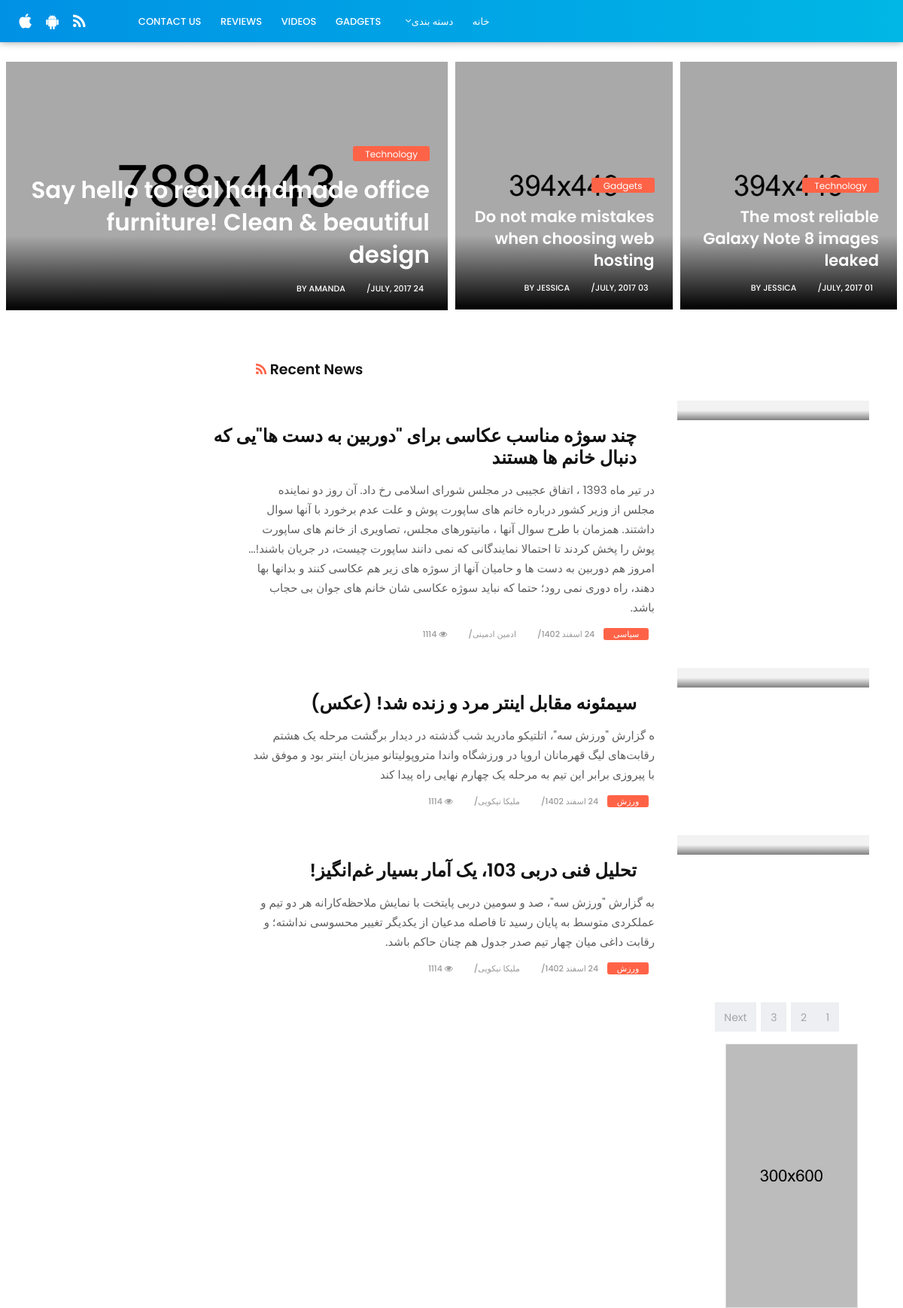
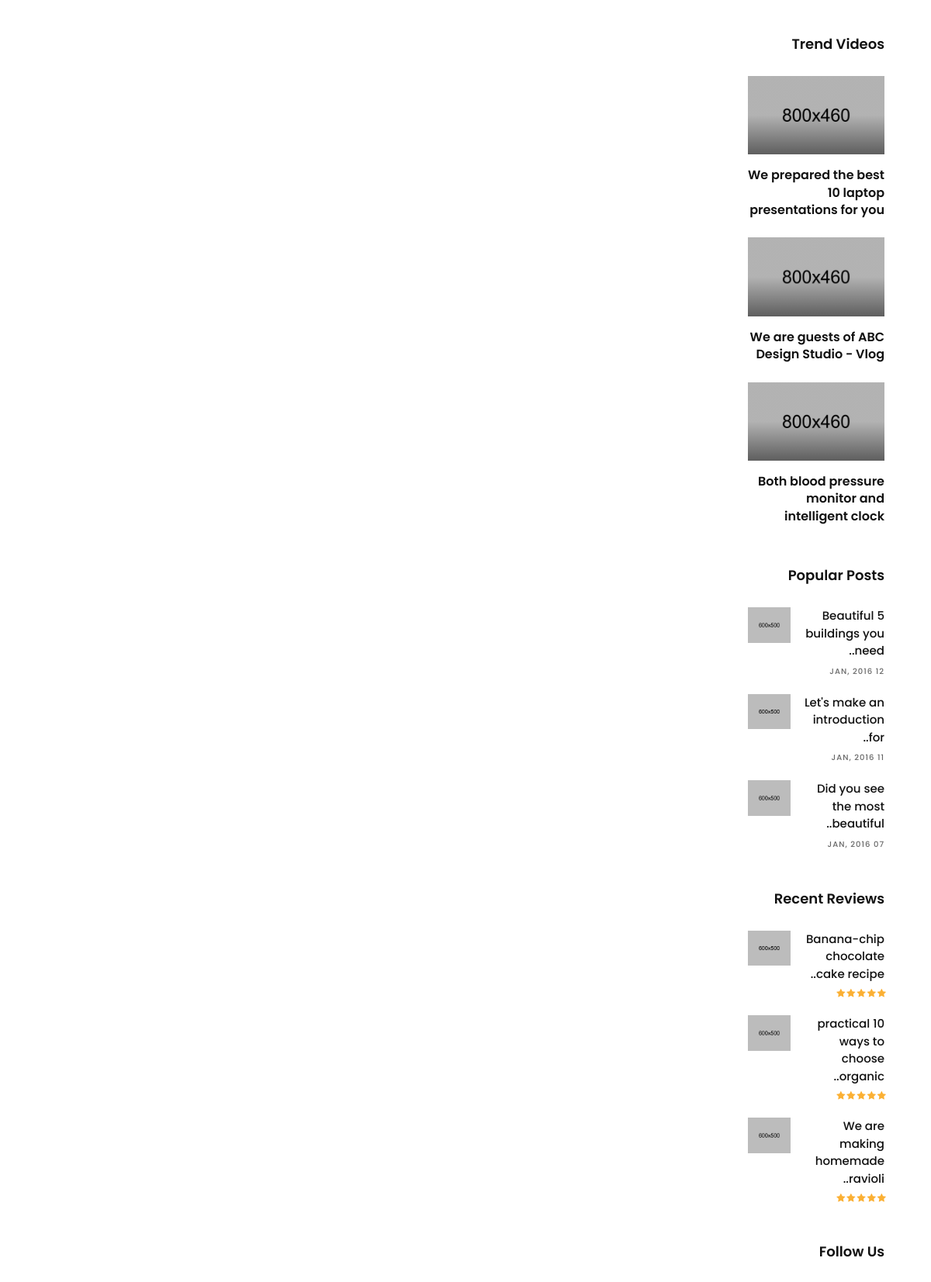
Page /news/ (upper part) on the committed database (2 pictures, top to bottom).
### news/models.py (models this page shows, shortened)
class Post(models.Model):
    STATUS_CHOICES = (
        ('draft','پیش نویس'),
        ('published','منتشر شده')
    )
    thumbnail = models.ImageField(upload_to= 'images',null= True, blank=True)
    category=models.ForeignKey(Category,on_delete=models.PROTECT,verbose_name='دسته بندی',null=True)
    title = models.CharField(max_length = 250,verbose_name = 'عنوان خبر')
    slug = models.SlugField(max_length = 500, unique_for_date = 'publish')
    body = models.TextField(verbose_name='متن خبر',null=True,blank = True)
    publish = models.DateTimeField(default = timezone.now,verbose_name='تاریخ انتشار')
    created=models.DateTimeField(auto_now_add =timezone.now )
    updated=models.DateTimeField(auto_now=timezone.now)
    status=models.CharField(max_length=15,default = 'draft',choices=STATUS_CHOICES,verbose_name='وضعیت')
    author=models.ForeignKey(User,on_delete=models.SET_DEFAULT,default = 1,verbose_name='نویسنده')
    price = models.DecimalField(max_digits=5, decimal_places=2, null = True, blank = True)
    def jalali_publish(self):
        return utils.jalali_converter(self.publish)
    jalali_publish.short_description='تاریخ انتشار '
    def jalali_created(self):
        return utils.jalali_converter(self.created)
    jalali_created.short_description='تاریخ ایجاد '
    def jalali_updated(self):
        return utils.jalali_converter(self.updated)
    jalali_updated.short_description='تاریخ به روزرسانی '
    class Meta:
        ordering=('-publish',)
        verbose_name = 'خبر'
        verbose_name_plural = 'خبرها'

class Category(models.Model):
    title=models.CharField(max_length = 250,verbose_name = 'عنوان دسته بندی')
    slug = models.SlugField(max_length = 500,verbose_name='ادرس دسته بندی')
    description=models.TextField(verbose_name='توضیحات ',null=True,blank = True)
    status=models.BooleanField(default=True,verbose_name='ایا نشان داده شود؟')
    position=models.IntegerField(verbose_name='موقعیت نمایش')
    thumbnail = models.ImageField(upload_to= 'images',null= True, blank=True)
    class Meta:
        verbose_name='دسته بندی'
        verbose_name_plural = 'دسته بندی ها'
        ordering=('-position',)
    def __str__(self):
        return self.title

### news/views.py (the view)
# urls.py: path('',home_page,name='home'),
def home_page(request):
    posts=Post.objects.filter(status='published')
    categories = Category.objects.all()
    return render(request,'news/home.html',{'posts':posts,'categories':categories})

### news/templates/news/home.html (shortened to what this page needs)
{% extends "news/base.html" %}
{% load static %}
{% block first_section %}
<section class="section first-section">
            <div class="container-fluid">
                <div class="masonry-blog clearfix">
                    <div class="first-slot">
                        <div class="masonry-box post-media">
                             <img src="{% static 'news/upload/tech_01.jpg' %}" alt="" class="img-fluid">
                             <div class="shadoweffect">
                                <div class="shadow-desc">
                                    <div class="blog-meta">
                                        <span class="bg-orange"><a href="tech-category-01.html" title="">Technology</a></span>
                                        <h4><a href="tech-single.html" title="">Say hello to real handmade office furniture! Clean & beautiful design</a></h4>
                                        <small><a href="tech-single.html" title="">24 July, 2017</a></small>
                                        <small><a href="tech-author.html" title="">by Amanda</a></small>
                                    </div>
                                </div>
                            </div>
                        </div>
                    </div>
                    <div class="second-slot">
                        <div class="masonry-box post-media">
                             <img src="{% static 'news/upload/tech_02.jpg' %}" alt="" class="img-fluid">
                             <div class="shadoweffect">
                                <div class="shadow-desc">
                                    <div class="blog-meta">
                                        <span class="bg-orange"><a href="tech-category-01.html" title="">Gadgets</a></span>
                                        <h4><a href="tech-single.html" title="">Do not make mistakes when choosing web hosting</a></h4>
                                        <small><a href="tech-single.html" title="">03 July, 2017</a></small>
                                        <small><a href="tech-author.html" title="">by Jessica</a></small>
                                    </div>
                                </div>
                             </div>
                        </div>
                    </div>
                    <div class="last-slot">
                        <div class="masonry-box post-media">
                             <img src="{% static 'news/upload/tech_03.jpg' %}" alt="" class="img-fluid">
                             <div class="shadoweffect">
                                <div class="shadow-desc">
                                    <div class="blog-meta">
                                        <span class="bg-orange"><a href="tech-category-01.html" title="">Technology</a></span>
                                        <h4><a href="tech-single.html" title="">The most reliable Galaxy Note 8 images leaked</a></h4>
                                        <small><a href="tech-single.html" title="">01 July, 2017</a></small>
                                        <small><a href="tech-author.html" title="">by Jessica</a></small>
                                    </div>
                                </div>
                             </div>
                        </div>
                    </div>
                </div>
            </div>
        </section>
{% endblock first_section %}
{% block navbar %}
{% include "news/partials/navbar.html" %}
{% endblock navbar %}
{% block content %}
{% for post in posts %}
                                <div class="blog-box row">
                                    <div class="col-md-4">
                                        <div class="post-media">
                                            <a href="tech-single.html" title="">
                                                <div class="hovereffect"></div>
                                            </a>
                                        </div>
                                    </div>
                                    <div class="blog-meta big-meta col-md-8">
                                        <h4><a href='{% url "news:single_page" post.id %}' title="">{{post.title}}</a></h4>
                                        <p>{{post.body}}</p>
                                        <small class="firstsmall"><a class="bg-orange" href='{% url "news:post_category" post.category.id %}' title="">{{post.category}}</a></small>
                                        <small><a href="tech-single.html" title="">{{post.jalali_publish}}</a></small>
                                        <small><a href="{% url 'news:author_posts' post.author.id %}" title="">{{post.author.get_full_name}}</a></small>
                                        <small><a href="tech-single.html" title=""><i class="fa fa-eye"></i> 1114</a></small>
                                    </div>
                                </div>
                                {% endfor %}
{% endblock content %}

### rows in the picture
Post: title "چند سوژه مناسب عکاسی برای \"دوربین به دست ها\"یی که دنبال خانم ها هستند", body "در تیر ماه 1393 ، اتفاق عجیبی در مجلس شورای اسلامی رخ داد. آن روز دو نماینده مجلس از وزیر کشور درباره خانم های ساپورت پوش و علت عدم برخورد با آنها سوال داشتند. همزمان با طرح سوال آنها ، مانیتورهای مجلس، تصاویری از خانم های ساپورت پوش را پخش کردند تا احتمالا نمایندگانی که نمی دانند ساپورت چیست، در جریان باشند!... امروز هم دوربین به دست ها و حامیان آنها از سوژه های زیر هم عکاسی کنند و بدانها بها دهند، راه دوری نمی رود؛ حتما که نباید سوژه عکاسی شان خانم های جوان بی حجاب باشد.", category "سیاسی", jalali_publish "24 اسفند 1402", author.get_full_name "ادمین ادمینی"
Post: title "سیمئونه مقابل اینتر مرد و زنده شد! (عکس)", body "ه گزارش \"ورزش سه\"، اتلتیکو مادرید شب گذشته در دیدار برگشت مرحله یک هشتم رقابت‌های لیگ قهرمانان اروپا در ورزشگاه واندا متروپولیتانو میزبان اینتر بود و موفق شد با پیروزی برابر این تیم به مرحله یک چهارم نهایی راه پیدا کند", category "ورزش", jalali_publish "24 اسفند 1402", author.get_full_name "ملیکا نیکویی"
Post: title "تحلیل فنی دربی 103، یک آمار بسیار غم‌انگیز!", body "به گزارش \"ورزش سه\"، صد و سومین دربی پایتخت با نمایش ملاحظه‌کارانه هر دو تیم و عملکردی متوسط به پایان رسید تا فاصله مدعیان از یکدیگر تغییر محسوسی نداشته؛ و رقابت داغی میان چهار تیم صدر جدول هم چنان حاکم باشد.", category "ورزش", jalali_publish "24 اسفند 1402", author.get_full_name "ملیکا نیکویی"
